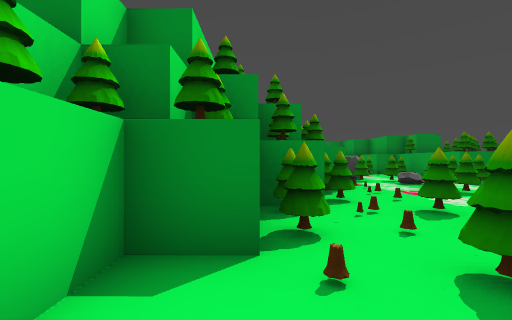
view 1 (above)

19 first-person views from a walk through a 3-D level made in the Godot game engine. The camera is 1.4 m above the floor, looks level and sees 90° across. The floor is counted in squares, 2 m on a side. Each view is taken from the middle of a square. On the plan, view 1 faces up. The plan holds only what a view shows up to about 9 squares ahead; the rest is blank. The place goes on beyond the plan. Some surface patterns are stand-ins.

view 2
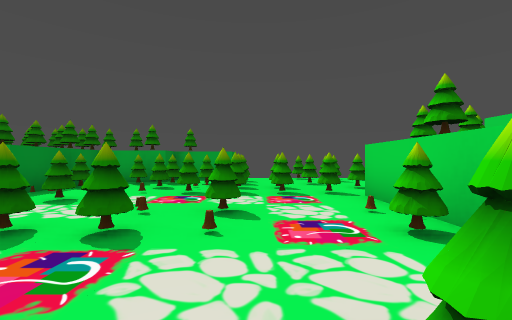

view 3
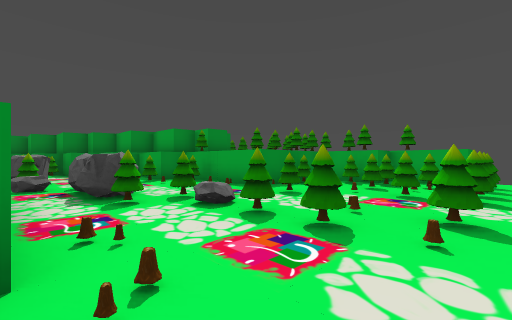

view 4
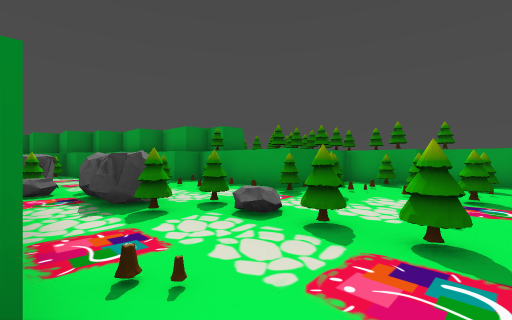

view 5
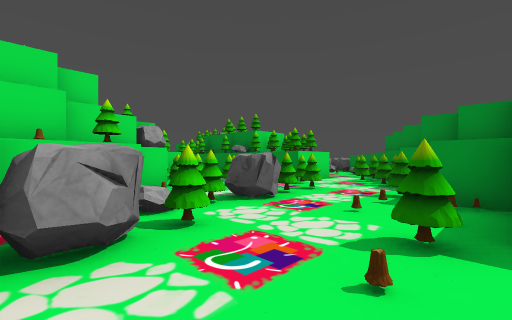

view 6
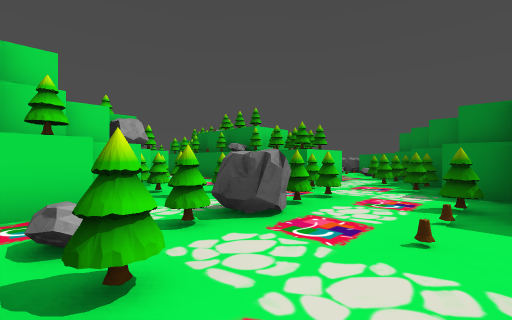

view 7
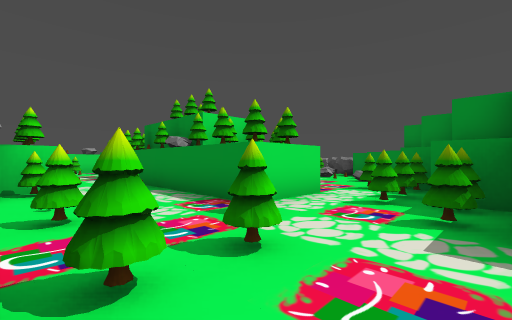

view 8
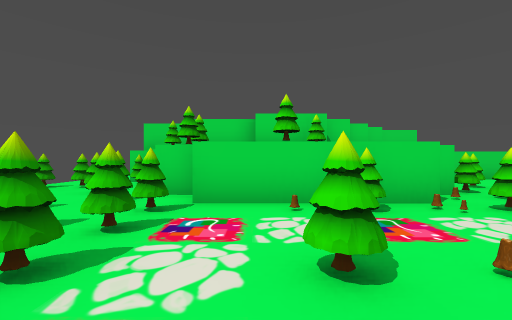

view 9
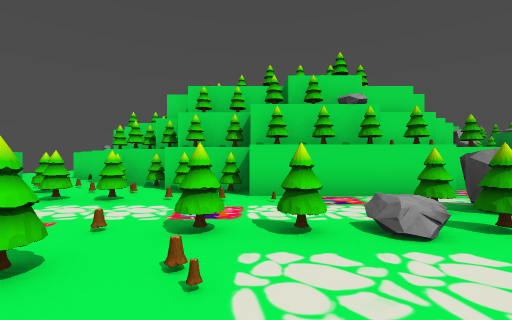

view 10
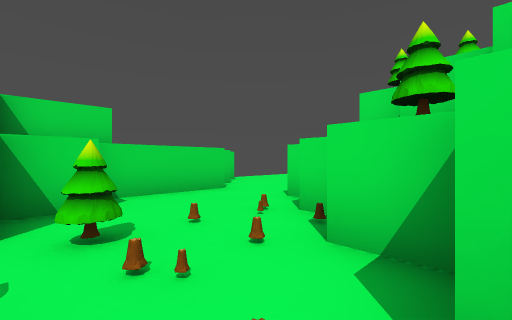

view 11
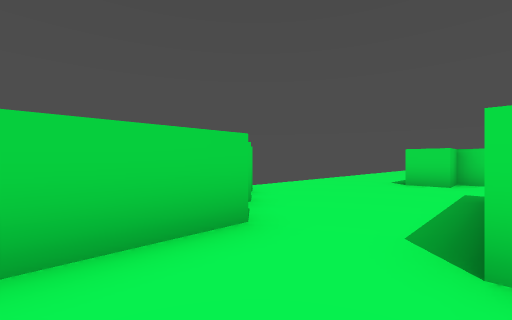

view 12
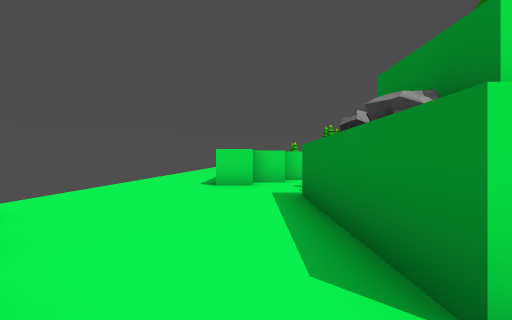

view 13
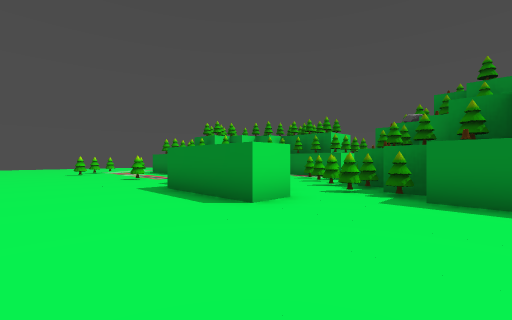

view 14
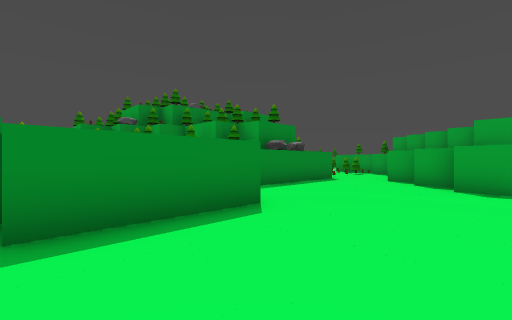

view 15
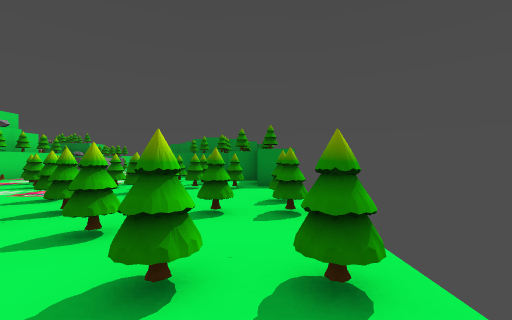

view 16
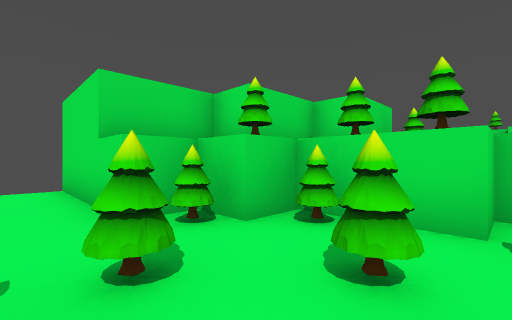

view 17
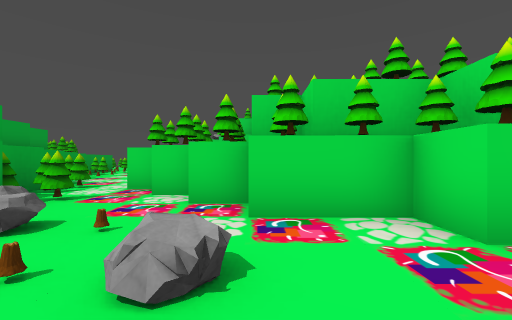

view 18
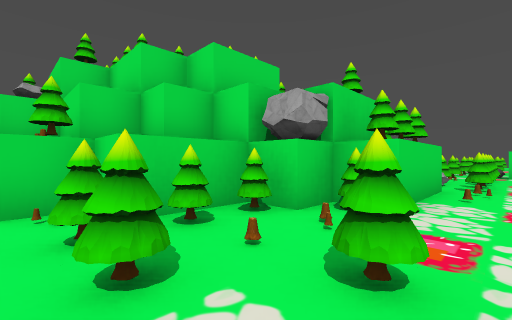

view 19
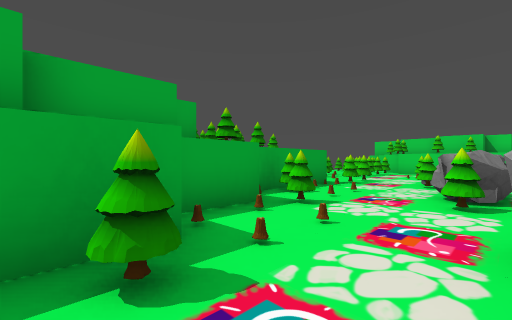

### Floor plan
Points are (right, up) in squares from view 1. A wall is a line through its corners. A room is listed if a view was taken in it or the views show most of it. See-through windows are left out.
Room 1 (views 1, 2, 3, 4, 5, 6, 7, 8, 9, 10, 11, 12, 15, 16, 18, 19)
walls: (2.1, 9.9) (2, 5.9) (1.5, 5.9); (0.5, 3.9) (0, 3.9); (3, 1.9) (7.2, 1.9); (7.1, 0.9) (8, 0.9) (8, -0.5); (11.7, 4.8) (11, 4.8) (11.1, 6.8) (10, 6.8) (10.1, 8.8) (7.1, 8.8) (7.1, 12.8) (6.1, 12.9) (6.1, 14.4); (-0.3, 1.9) (-1, 1.9) (-1, 0.8); (0.1, 12.7) (0.1, 11.9) (1.1, 11.9) (1.1, 9.9); (5.1, 15.4) (5.1, 16); (-2, 0.3) (-2, -0.2); (5.1, 16.9) (4.4, 16.9); (9.5, -2.1) (10, -2.2) (10, -6.1); (0, -2.1) (1, -2.1); (-2.9, 14.9) (-2.9, 14.4); (4.1, 18.9) (3.5, 18.9); (0.5, 18.9) (1.1, 18.9) (1.1, 16.9) (-2.4, 16.9); (-3, -3.1) (-0.2, -3.1); (2.7, 20.9) (2.1, 20.9)
ways out: opening at (-3, -2) to room 2; opening at (-3, 16) to room 4; opening at (1, 21) to room 4
objects: tree (-3, 14) to (-2, 14); tree (-2, 13); tree (-1, 13); tree (0, -1); tree (0, 2); tree (0, 3); tree (0, 13); tree (0, 14); tree (0, 15); tree (1, 0); tree (1, 1); tree (1, 4); tree (1, 5); tree (2, 2); tree (2, 3); rock (2, 13) to (3, 13); tree (2, 14); tree (2, 16); tree (2, 20); rock (3, 9); rock (3, 10); rock (3, 11); tree (3, 15); tree (3, 18); tree (3, 19); tree (3, 20); tree (4, 2); tree (4, 5); tree (4, 6); rock (4, 7); tree (4, 9); tree (4, 11); tree (4, 17); tree (4, 18); tree (5, 4); tree (5, 12); tree (5, 15); tree (6, 7); tree (6, 8); tree (6, 11); tree (7, 2); tree (7, 3); tree (7, 4); tree (7, 5); tree (8, -1); tree (8, 1); tree (8, 3); tree (8, 4); tree (8, 6); tree (8, 8); tree (9, -2); tree (9, 0); tree (9, 2); tree (9, 4); tree (9, 5); tree (9, 6); tree (9, 7); tree (10, -1); tree (10, 1); tree (10, 4); tree (12, -1); tree (12, 1); tree (12, 2)
Room 2 (view 13)
walls: (-9, -2.1) (-9, -3.1) (-12, -3.1); (-5, -6) (-5, -5); (-4, -5.1) (-4, -4.1); (-3, -3.9) (-3, -3.1); (-2.9, -1.1) (-7, -1.1)
ways out: opening at (-3, -2) to room 1; opening at (-12, -5) to room 3; opening at (-8, -1) to room 3
Room 3 (view 14)
walls: (-11, -0.3) (-11, -1); (-10, -1) (-10, -2.1) (-9, -2.1); (-8.2, 0.9) (-9, 0.9); (-7.1, -0.1) (-8, -0.1)
ways out: opening at (-12, -5) to room 2; opening at (-8, -1) to room 2
objects: tree (-11, 1); tree (-10, 0); other object (-10, 1); tree (-9, -1); tree (-9, 0); tree (-8, -1)
Room 4 (view 17)
walls: (-5.7, 14.9) (-2.9, 14.9); (-3.9, 22.9) (-3.9, 21.9) (-1.9, 21.9); (-2.4, 16.9) (-3.9, 16.9); (-1.9, 20.9) (-0.9, 20.9); (-0.7, 19.9) (0.1, 19.9)
ways out: opening at (-3, 16) to room 1; opening at (1, 21) to room 1
objects: other object (-11, 14); other object (-10, 15); other object (-9, 14); other object (-9, 15); other object (-8, 15); other object (-7, 14); tree (-7, 15); rock (-1, 23); rock (1, 23); rock (2, 22)

Positions as (right, up) in squares from view 1, and headings:
1: (0, 0), facing up
2: (2, 4), facing right
3: (2, 4), facing up-right
4: (2, 5), facing up-right
5: (6, 10), facing up-left
6: (5, 11), facing up-left
7: (4, 14), facing up-left
8: (6, 6), facing down
9: (7, 6), facing left
10: (1, 2), facing down-left
11: (-1, -1), facing down-left
12: (-2, -2), facing left
13: (-6, -6), facing up-left
14: (-12, -6), facing up-right
15: (11, -2), facing up
16: (11, 1), facing down-left
17: (-2, 25), facing down
18: (1, 16), facing down-left
19: (3, 16), facing down-right
